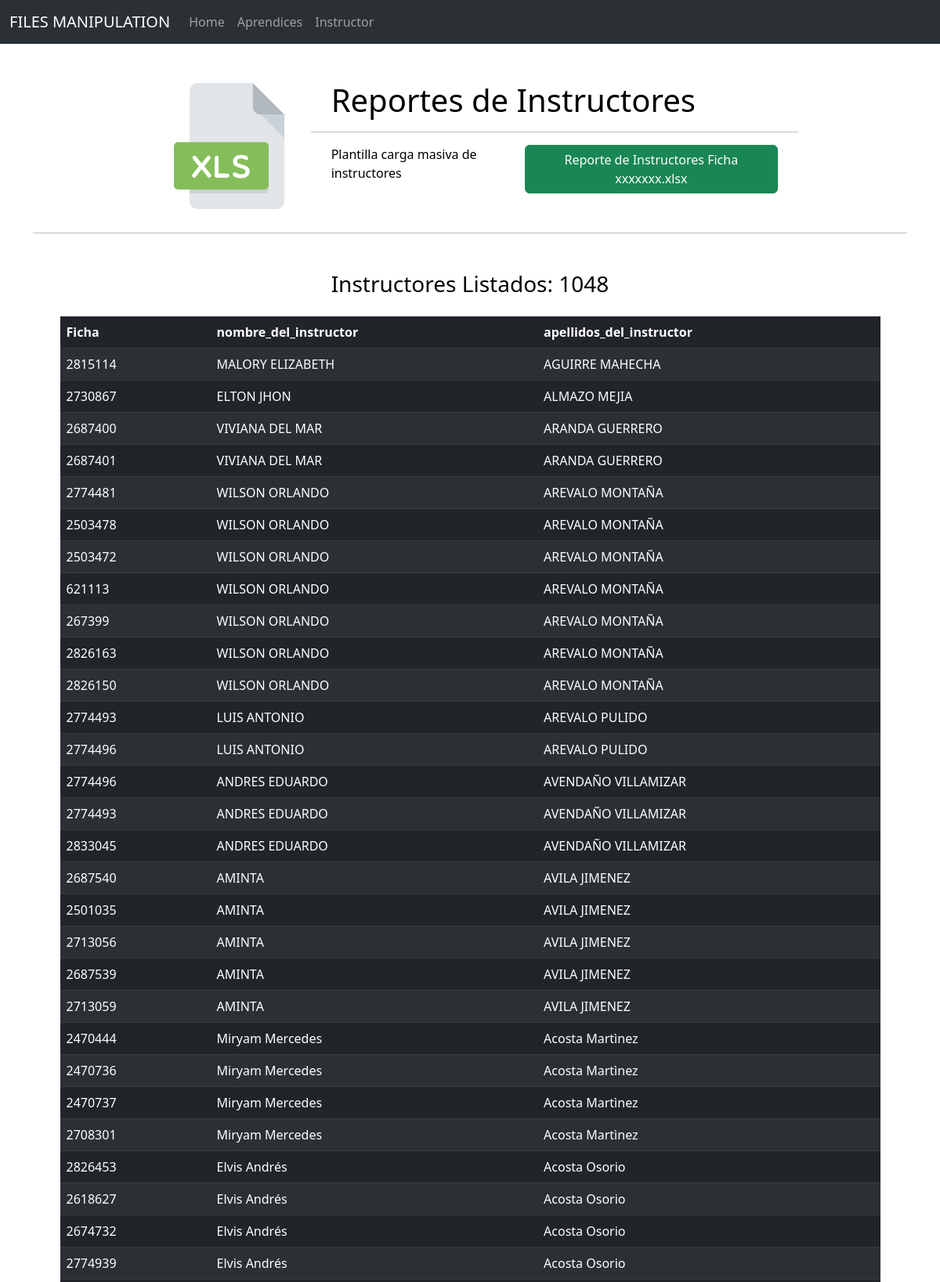
Page /instructor (upper part) on the committed database.
### tables this page shows
CREATE TABLE "instructores" (
"Unnamed: 0" INTEGER,
  "NOMBRES" TEXT,
  "APELLIDOS" TEXT,
  "NUMERO_DE_DOCUMENTO" INTEGER,
  "FICHAS" TEXT
);

### loadings/app1.py (the view)
@app.route('/instructor', methods=['GET', 'POST'])
def instructor():
    instructores = []
    sqlQuery = f"""SELECT * FROM instructores ORDER BY NOMBRES ASC"""
    conn = sql3.connect(Sqlite_instructor_destiny_path)
    cursor = conn.cursor()
    rows = cursor.execute(sqlQuery).fetchall()
    for row in rows:
        instruc = [row[0], row[1]]
        if instruc not in instructores:
            instructores.append(instruc)
    cant = len(instructores)
    rows.sort(key=takeFicha)
    return render("instructor.html", title="Instructores", cant=cant, rows=rows)

### loadings/app1.py (called while the page is built)
def takeFicha(elem):
    return elem[2]

### loadings/templates/instructor.html (shortened to what this page needs)
{% extends 'layout.html' %}
{% block content %}
<div class="container mb-5">
    <div class="col-9 mx-auto">
        <div class="row">
            <div class="col-3 mx-auto mt-5">
                <img src="/static/img/xls.png" class="imgpage" alt="XLS" />
            </div>
            <div class="col-9 mx-auto">
                <div class="col-11 mx-auto mt-5">
                    <h1>Reportes de Instructores</h1>
                </div>
                <hr>
                <div class="col-11 mx-auto mb-3">
                    <div class="row">
                        <div class="col-5 mx-auto mb-3">
                            <p>Plantilla carga masiva de instructores</p>
                        </div>
                        <div class="col-7 mx-auto mb-3">
                            <a class="btn btn-success" href="">Reporte de Instructores Ficha xxxxxxx.xlsx</a>
                        </div>
                    </div>
                </div>
            </div>
        </div>
    </div>
    <hr>
    <div class="col-11 mx-auto mt-5">
        <h3 class="mb-4 c">Instructores Listados: {{ cant }}</h3>
        <div class="row row-cols-1 row-cols-md-3 g-4">
            <table class="table table-dark table-striped">
                <thead>
                <tr>
                    <th scope="col">Ficha</th>
                    <th scope="col">nombre_del_instructor</th>
                    <th scope="col">apellidos_del_instructor</th>
                </tr>
                </thead>
                <tbody>
                    {% for row in rows %}
                        <tr>
                            <td>{{row[4]}}</td>
                            <td>{{row[1]}}</td>
                            <td>{{row[2]}}</td>
                        </tr>
                    {% endfor %}
                </tbody>
            </table>
        </div>
    </div>
</div>
{% endblock %}

### loadings/templates/layout.html (shortened to what this page needs)
<!DOCTYPE html>
<html lang=en>
    <head>
        <link href="https://cdn.jsdelivr.net/npm/bootstrap@5.3.0-alpha2/dist/css/bootstrap.min.css" rel="stylesheet">
        <link rel="stylesheet" type="text/css" href="static/css/all.css">
    </head>
    <body>
        {% include 'partials/navbar.html' %}
        {% block content %} {% endblock %}
    </body>
</html>

### loadings/templates/partials/navbar.html (shortened to what this page needs)
<nav class="navbar navbar-expand-lg bg-body-tertiary navbar bg-dark" data-bs-theme="dark">
    <div class="container-fluid">
        <a class="navbar-brand" href="/">FILES MANIPULATION</a>
        <div class="collapse navbar-collapse" id="navbarNav">
            <ul class="navbar-nav">
                <li class="nav-item"><a class="nav-link " href="{{ url_for('home') }}">Home</a></li>
            </ul>
            <ul class="navbar-nav">
                <li class="nav-item"><a class="nav-link " href="{{ url_for('aprendiz') }}">Aprendices</a></li>
            </ul>
            <ul class="navbar-nav">
                <li class="nav-item"><a class="nav-link " href="{{ url_for('instructor') }}">Instructor</a></li>
            </ul>
        </div>
    </div>
</nav>

### loadings/static/css/all.css (style rules this page uses)
body { color: black; }
.c { text-align: center !important; }
.imgpage { width: 100%; height: auto; vertical-align: middle; border-style: none; -webkit-margin-bottom-collapse: initial; margin-right: 30PX; padding-top: 2px; padding-left: 30px; z-index: 1000; }

### rows in the picture
instructores: FICHAS "2815114", NOMBRES "MALORY ELIZABETH", APELLIDOS "AGUIRRE MAHECHA"
instructores: FICHAS "2730867", NOMBRES "ELTON JHON", APELLIDOS "ALMAZO MEJIA"
instructores: FICHAS "2687400", NOMBRES "VIVIANA DEL MAR", APELLIDOS "ARANDA GUERRERO"
instructores: FICHAS "2687401", NOMBRES "VIVIANA DEL MAR", APELLIDOS "ARANDA GUERRERO"
instructores: FICHAS "2774481", NOMBRES "WILSON ORLANDO", APELLIDOS "AREVALO MONTAÑA"
instructores: FICHAS "2503478", NOMBRES "WILSON ORLANDO", APELLIDOS "AREVALO MONTAÑA"
instructores: FICHAS "2503472", NOMBRES "WILSON ORLANDO", APELLIDOS "AREVALO MONTAÑA"
instructores: FICHAS "621113", NOMBRES "WILSON ORLANDO", APELLIDOS "AREVALO MONTAÑA"
instructores: FICHAS "267399", NOMBRES "WILSON ORLANDO", APELLIDOS "AREVALO MONTAÑA"
instructores: FICHAS "2826163", NOMBRES "WILSON ORLANDO", APELLIDOS "AREVALO MONTAÑA"
instructores: FICHAS "2826150", NOMBRES "WILSON ORLANDO", APELLIDOS "AREVALO MONTAÑA"
instructores: FICHAS "2774493", NOMBRES "LUIS ANTONIO", APELLIDOS "AREVALO PULIDO"
instructores: FICHAS "2774496", NOMBRES "LUIS ANTONIO", APELLIDOS "AREVALO PULIDO"
instructores: FICHAS "2774496", NOMBRES "ANDRES EDUARDO", APELLIDOS "AVENDAÑO VILLAMIZAR"
instructores: FICHAS "2774493", NOMBRES "ANDRES EDUARDO", APELLIDOS "AVENDAÑO VILLAMIZAR"
instructores: FICHAS "2833045", NOMBRES "ANDRES EDUARDO", APELLIDOS "AVENDAÑO VILLAMIZAR"
instructores: FICHAS "2687540", NOMBRES "AMINTA", APELLIDOS "AVILA JIMENEZ"
instructores: FICHAS "2501035", NOMBRES "AMINTA", APELLIDOS "AVILA JIMENEZ"
instructores: FICHAS "2713056", NOMBRES "AMINTA", APELLIDOS "AVILA JIMENEZ"
instructores: FICHAS "2687539", NOMBRES "AMINTA", APELLIDOS "AVILA JIMENEZ"
instructores: FICHAS "2713059", NOMBRES "AMINTA", APELLIDOS "AVILA JIMENEZ"
instructores: FICHAS "2470444", NOMBRES "Miryam Mercedes", APELLIDOS "Acosta Martìnez"
instructores: FICHAS "2470736", NOMBRES "Miryam Mercedes", APELLIDOS "Acosta Martìnez"
instructores: FICHAS "2470737", NOMBRES "Miryam Mercedes", APELLIDOS "Acosta Martìnez"
instructores: FICHAS "2708301", NOMBRES "Miryam Mercedes", APELLIDOS "Acosta Martìnez"
instructores: FICHAS "2826453", NOMBRES "Elvis Andrés", APELLIDOS "Acosta Osorio"
instructores: FICHAS "2618627", NOMBRES "Elvis Andrés", APELLIDOS "Acosta Osorio"
instructores: FICHAS "2674732", NOMBRES "Elvis Andrés", APELLIDOS "Acosta Osorio"
instructores: FICHAS "2774939", NOMBRES "Elvis Andrés", APELLIDOS "Acosta Osorio"

### other values in the picture
{{ cant }} "1048"
